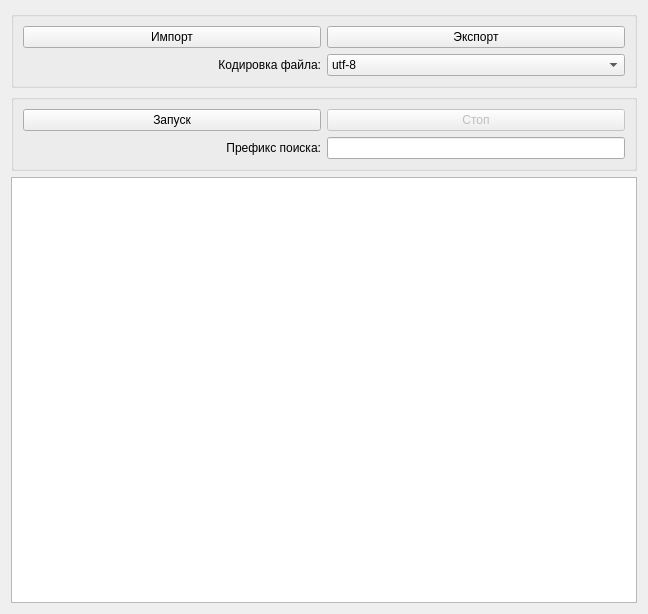
<?xml version="1.0" encoding="UTF-8"?>
<ui version="4.0">
 <class>AdressParser</class>
 <widget class="QWidget" name="AdressParser">
  <property name="geometry">
   <rect>
    <x>0</x>
    <y>0</y>
    <width>648</width>
    <height>614</height>
   </rect>
  </property>
  <property name="windowTitle">
   <string>Form</string>
  </property>
  <layout class="QVBoxLayout" name="verticalLayout">
   <item>
    <widget class="QGroupBox" name="groupBox_2">
     <property name="enabled">
      <bool>true</bool>
     </property>
     <property name="title">
      <string/>
     </property>
     <layout class="QGridLayout" name="gridLayout_2">
      <item row="0" column="0">
       <widget class="QPushButton" name="importCSVButton">
        <property name="text">
         <string>Импорт</string>
        </property>
       </widget>
      </item>
      <item row="0" column="1">
       <widget class="QPushButton" name="exportCSVButton">
        <property name="text">
         <string>Экспорт</string>
        </property>
       </widget>
      </item>
      <item row="1" column="0">
       <widget class="QLabel" name="label_2">
        <property name="text">
         <string>Кодировка файла:</string>
        </property>
        <property name="alignment">
         <set>Qt::AlignRight|Qt::AlignTrailing|Qt::AlignVCenter</set>
        </property>
       </widget>
      </item>
      <item row="1" column="1">
       <widget class="QComboBox" name="encodingBox">
        <property name="currentText">
         <string>utf-8</string>
        </property>
        <item>
         <property name="text">
          <string>utf-8</string>
         </property>
        </item>
        <item>
         <property name="text">
          <string>cp1251</string>
         </property>
        </item>
       </widget>
      </item>
     </layout>
    </widget>
   </item>
   <item>
    <widget class="QGroupBox" name="groupBox">
     <property name="title">
      <string/>
     </property>
     <layout class="QGridLayout" name="gridLayout">
      <property name="sizeConstraint">
       <enum>QLayout::SetDefaultConstraint</enum>
      </property>
      <item row="1" column="1">
       <widget class="QLineEdit" name="prefixLineEdit">
        <property name="sizePolicy">
         <sizepolicy hsizetype="Minimum" vsizetype="Fixed">
          <horstretch>0</horstretch>
          <verstretch>0</verstretch>
         </sizepolicy>
        </property>
        <property name="inputMask">
         <string/>
        </property>
        <property name="text">
         <string/>
        </property>
       </widget>
      </item>
      <item row="0" column="0">
       <widget class="QPushButton" name="runButton">
        <property name="text">
         <string>Запуск</string>
        </property>
       </widget>
      </item>
      <item row="0" column="1">
       <widget class="QPushButton" name="stopButton">
        <property name="enabled">
         <bool>false</bool>
        </property>
        <property name="text">
         <string>Стоп</string>
        </property>
        <property name="flat">
         <bool>false</bool>
        </property>
       </widget>
      </item>
      <item row="1" column="0">
       <widget class="QLabel" name="label">
        <property name="text">
         <string>Префикс поиска:</string>
        </property>
        <property name="alignment">
         <set>Qt::AlignRight|Qt::AlignTrailing|Qt::AlignVCenter</set>
        </property>
       </widget>
      </item>
     </layout>
    </widget>
   </item>
   <item>
    <widget class="QTableView" name="tableView">
     <property name="editTriggers">
      <set>QAbstractItemView::AnyKeyPressed|QAbstractItemView::DoubleClicked|QAbstractItemView::EditKeyPressed</set>
     </property>
     <property name="selectionMode">
      <enum>QAbstractItemView::ExtendedSelection</enum>
     </property>
     <property name="selectionBehavior">
      <enum>QAbstractItemView::SelectItems</enum>
     </property>
    </widget>
   </item>
  </layout>
 </widget>
 <resources/>
 <connections/>
</ui>
